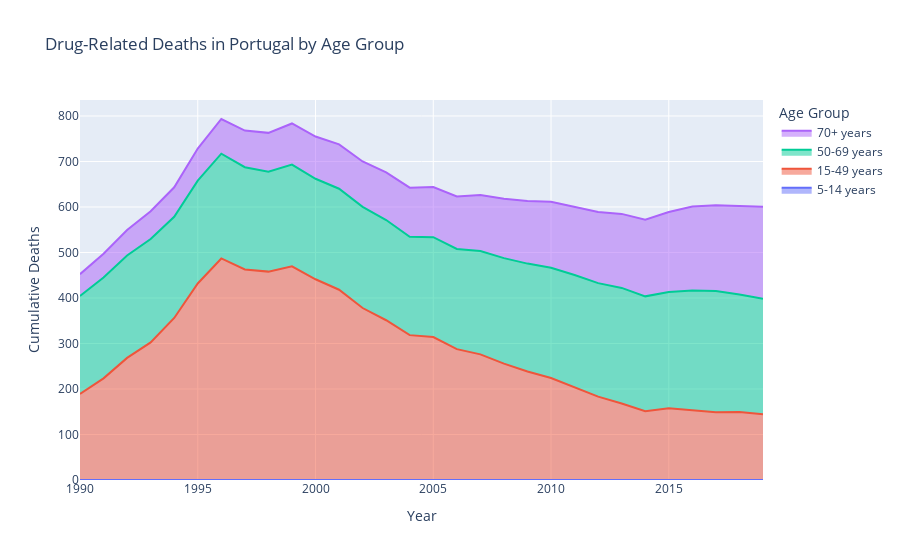

This figure's notebook cell:
### Code cell
# import pandas as pd
# import plotly.graph_objects as go

# # Load the dataset
# df = pd.read_csv("15_deaths-due-to-illicit-drug-use-by-age.csv")

# # Function to update the plot based on the selected country
# def create_country_plot(selected_country):
#     country_df = df[df['Entity'] == selected_country].copy()
    
#     # Calculate cumulative deaths for stacking
#     country_df.loc[:, 'Cumulative 15-49 years'] = country_df['Deaths that are from all causes attributed to drug use, in both sexes aged 5-14 years'] + country_df['Deaths that are from all causes attributed to drug use, in both sexes aged 15-49 years']
#     country_df.loc[:, 'Cumulative 50-69 years'] = country_df['Cumulative 15-49 years'] + country_df['Deaths that are from all causes attributed to drug use, in both sexes aged 50-69 years']
#     country_df.loc[:, 'Cumulative 70+ years'] = country_df['Cumulative 50-69 years'] + country_df['Deaths that are from all causes attributed to drug use, in both sexes aged 70+ years']
    
#     fig = go.Figure()
    
#     # Add traces for each age group, using cumulative values for stacking
#     fig.add_trace(go.Scatter(x=country_df['Year'], y=country_df['Deaths that are from all causes attributed to drug use, in both sexes aged 5-14 years'], fill='tozeroy', name='5-14 years'))
#     fig.add_trace(go.Scatter(x=country_df['Year'], y=country_df['Cumulative 15-49 years'], fill='tonexty', name='15-49 years'))
#     fig.add_trace(go.Scatter(x=country_df['Year'], y=country_df['Cumulative 50-69 years'], fill='tonexty', name='50-69 years'))
#     fig.add_trace(go.Scatter(x=country_df['Year'], y=country_df['Cumulative 70+ years'], fill='tonexty', name='70+ years'))
    
#     # Update plot layout
#     fig.update_layout(title=f'Drug-Related Deaths in {selected_country} by Age Group', xaxis_title='Year', yaxis_title='Cumulative Deaths', legend_title='Age Group')
    
#     fig.show()

# create_country_plot('Portugal')

###

import pandas as pd
import plotly.graph_objects as go

# Load the dataset
df = pd.read_csv("15_deaths-due-to-illicit-drug-use-by-age.csv")

# Filter data for a specific country (e.g., Portugal)
selected_country = 'Portugal'
country_df = df[df['Entity'] == selected_country].copy()

# Calculate cumulative deaths for stacking
country_df['Cumulative 15-49 years'] = country_df['Deaths that are from all causes attributed to drug use, in both sexes aged 5-14 years'] + country_df['Deaths that are from all causes attributed to drug use, in both sexes aged 15-49 years']
country_df['Cumulative 50-69 years'] = country_df['Cumulative 15-49 years'] + country_df['Deaths that are from all causes attributed to drug use, in both sexes aged 50-69 years']
country_df['Cumulative 70+ years'] = country_df['Cumulative 50-69 years'] + country_df['Deaths that are from all causes attributed to drug use, in both sexes aged 70+ years']

# Initialize the figure
fig = go.Figure()

# Add traces for each age group, using cumulative values for stacking
fig.add_trace(go.Scatter(x=country_df['Year'], y=country_df['Deaths that are from all causes attributed to drug use, in both sexes aged 5-14 years'], fill='tozeroy', name='5-14 years'))
fig.add_trace(go.Scatter(x=country_df['Year'], y=country_df['Cumulative 15-49 years'], fill='tonexty', name='15-49 years'))
fig.add_trace(go.Scatter(x=country_df['Year'], y=country_df['Cumulative 50-69 years'], fill='tonexty', name='50-69 years'))
fig.add_trace(go.Scatter(x=country_df['Year'], y=country_df['Cumulative 70+ years'], fill='tonexty', name='70+ years'))

# Update plot layout
fig.update_layout(title=f'Drug-Related Deaths in {selected_country} by Age Group', xaxis_title='Year', yaxis_title='Cumulative Deaths', legend_title='Age Group')

# Show the interactive plot within the Jupyter Notebook
fig.show()

### Figure 1 — Plotly figure (JSON) as saved in the notebook; plotly's stock layout.template omitted (floating-point values rounded to 4 significant figures)
{"data": [{"fill": "tozeroy", "name": "5-14 years", "type": "scatter", "x": [1990, 1991, 1992, 1993, 1994, 1995, 1996, 1997, 1998, 1999, 2000, 2001, 2002, 2003, 2004, 2005, 2006, 2007, 2008, 2009, 2010, 2011, 2012, 2013, 2014, 2015, 2016, 2017, 2018, 2019], "y": [0.0006189, 0.000589, 0.0005116, 0.0004523, 0.0004311, 0.0004036, 0.0003732, 0.0003835, 0.0003647, 0.0003046, 0.0002881, 0.0003031, 0.0003106, 0.0002755, 0.0002538, 0.0002481, 0.000233, 0.0002105, 0.0001954, 0.0001819, 0.0001748, 0.0001634, 0.0001558, 0.0001386, 0.000125, 0.0001121, 0.0001106, 0.0001048, 0.0001114, 0.0001122]}, {"fill": "tonexty", "name": "15-49 years", "type": "scatter", "x": [1990, 1991, 1992, 1993, 1994, 1995, 1996, 1997, 1998, 1999, 2000, 2001, 2002, 2003, 2004, 2005, 2006, 2007, 2008, 2009, 2010, 2011, 2012, 2013, 2014, 2015, 2016, 2017, 2018, 2019], "y": [189.2, 223.4, 268.4, 302.4, 356.1, 432.0, 486.9, 462.6, 458.0, 469.7, 441.1, 418.2, 378.0, 351.1, 318.4, 314.2, 287.6, 276.1, 255.7, 238.4, 224.0, 203.2, 183.2, 168.0, 151.0, 157.6, 152.7, 149.0, 149.6, 144.3]}, {"fill": "tonexty", "name": "50-69 years", "type": "scatter", "x": [1990, 1991, 1992, 1993, 1994, 1995, 1996, 1997, 1998, 1999, 2000, 2001, 2002, 2003, 2004, 2005, 2006, 2007, 2008, 2009, 2010, 2011, 2012, 2013, 2014, 2015, 2016, 2017, 2018, 2019], "y": [404.6, 445.1, 493.3, 529.6, 578.5, 657.9, 717.1, 687.4, 677.7, 693.2, 662.0, 640.2, 600.3, 571.3, 534.6, 533.7, 507.8, 503.3, 487.6, 475.6, 466.5, 450.5, 432.7, 422.1, 403.6, 413.1, 416.7, 415.5, 407.9, 398.5]}, {"fill": "tonexty", "name": "70+ years", "type": "scatter", "x": [1990, 1991, 1992, 1993, 1994, 1995, 1996, 1997, 1998, 1999, 2000, 2001, 2002, 2003, 2004, 2005, 2006, 2007, 2008, 2009, 2010, 2011, 2012, 2013, 2014, 2015, 2016, 2017, 2018, 2019], "y": [452.3, 497.4, 549.5, 590.7, 643.3, 728.5, 793.4, 767.8, 762.9, 783.5, 754.9, 737.6, 700.1, 676.1, 642.4, 643.8, 623.0, 626.6, 618.0, 613.2, 611.4, 600.6, 588.8, 584.9, 572.1, 589.0, 601.1, 604.0, 602.6, 600.3]}], "layout": {"legend": {"title": {"text": "Age Group"}}, "title": {"text": "Drug-Related Deaths in Portugal by Age Group"}, "xaxis": {"title": {"text": "Year"}}, "yaxis": {"title": {"text": "Cumulative Deaths"}}}}
